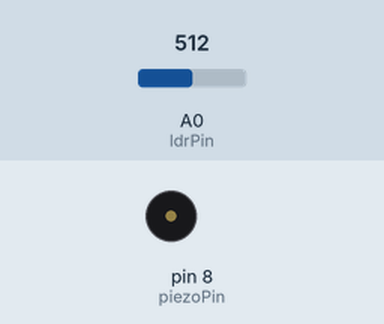
A sketch run on a simulated Arduino Uno, built with avr-gcc and run on an emulated ATmega328P. On the bench: buzzer (waves = sounding). The inputs (shaded band) are chosen by the test bench; at power-on: A0 (ldrPin) = 512.

Above: at 1.2 s.
1.3 s: A0 (ldrPin) set to 310
2.8 s: A0 (ldrPin) set to 284
At 3.75 s:
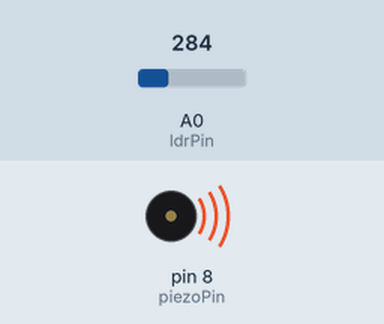
5.8 s: A0 (ldrPin) set to 306
At 6.4 s:
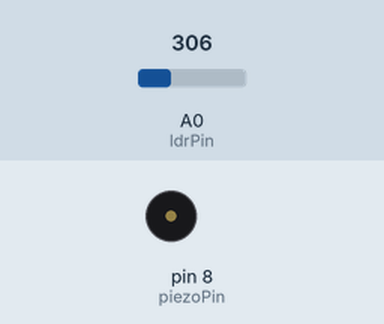
7.3 s: A0 (ldrPin) set to 290
At 8.25 s:
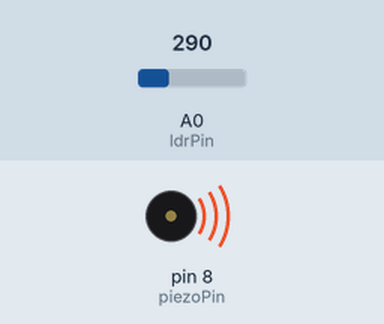
Timing chart, 0 to 11.3 s (numbered marks = the images above; inputs shaded):
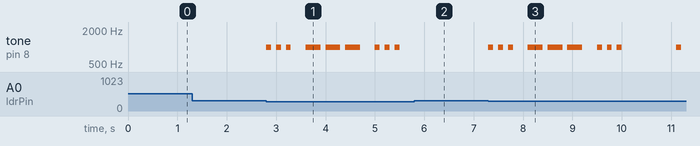

Measured:
- the behaviour switches between 300 and 299 on A0 (ldrPin) (found by bisection; images 0 and 1)
- after the input at 1.3 s, every drawn part: stays the same
- after the input at 2.8 s, tone on pin 8 (piezoPin): plays 1000 Hz for 0.10 s, 1000 Hz for 0.10 s, 1000 Hz for 0.10 s, 1000 Hz for 0.30 s, 1000 Hz for 0.30 s, 1000 Hz for 0.30 s … (9 notes in this stretch), starting at once
- after the input at 5.8 s, tone on pin 8 (piezoPin): stops changing and stays silent
- after the input at 7.3 s, tone on pin 8 (piezoPin): plays 1000 Hz for 0.10 s, 1000 Hz for 0.10 s, 1000 Hz for 0.10 s, 1000 Hz for 0.30 s, 1000 Hz for 0.30 s, 1000 Hz for 0.30 s … (10 notes in this stretch), starting at once

The sketch:

AI-Style_Random_Siren_Mood.ino
```cpp
int piezoPin = 8;
int ldrPin = A0;
int threshold = 300;

void setup() {}

void beep(int duration) {
  tone(piezoPin, 1000);
  delay(duration);
  noTone(piezoPin);
  delay(100);
}

void loop() {
  int ldrValue = analogRead(ldrPin);
  if (ldrValue < threshold) {
    // Play SOS: ... --- ...
    for (int i = 0; i < 3; i++) beep(100); // S: ...
    delay(200);
    for (int i = 0; i < 3; i++) beep(300); // O: ---
    delay(200);
    for (int i = 0; i < 3; i++) beep(100); // S: ...
    delay(1000);
  }
}
```
